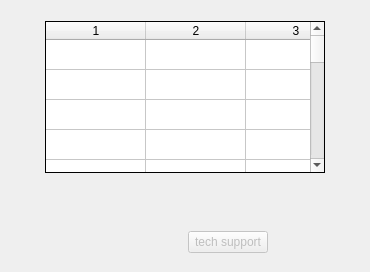
      <widget class="QWidget" name="tab_more_info">
       <attribute name="title">
        <string> Details</string>
       </attribute>
       <layout class="QVBoxLayout" name="verticalLayout_3">
        <item>
         <layout class="QGridLayout" name="gridLayout_5" rowstretch="1,4,1,1" columnstretch="1,10,1">
          <item row="0" column="1">
           <spacer name="verticalSpacer_9">
            <property name="orientation">
             <enum>Qt::Vertical</enum>
            </property>
            <property name="sizeType">
             <enum>QSizePolicy::Fixed</enum>
            </property>
            <property name="sizeHint" stdset="0">
             <size>
              <width>20</width>
              <height>10</height>
             </size>
            </property>
           </spacer>
          </item>
          <item row="1" column="0">
           <spacer name="horizontalSpacer_9">
            <property name="orientation">
             <enum>Qt::Horizontal</enum>
            </property>
            <property name="sizeHint" stdset="0">
             <size>
              <width>40</width>
              <height>20</height>
             </size>
            </property>
           </spacer>
          </item>
          <item row="3" column="0" colspan="3">
           <layout class="QHBoxLayout" name="horizontalLayout_7" stretch="1,1,1,1">
            <property name="leftMargin">
             <number>6</number>
            </property>
            <property name="rightMargin">
             <number>6</number>
            </property>
            <item>
             <widget class="QLabel" name="lbl_uptime">
              <property name="text">
               <string/>
              </property>
              <property name="alignment">
               <set>Qt::AlignCenter</set>
              </property>
             </widget>
            </item>
            <item>
             <widget class="QLabel" name="lbl_cnv">
              <property name="text">
               <string/>
              </property>
              <property name="alignment">
               <set>Qt::AlignCenter</set>
              </property>
             </widget>
            </item>
            <item>
             <widget class="QPushButton" name="btn_sms">
              <property name="enabled">
               <bool>false</bool>
              </property>
              <property name="text">
               <string>tech support</string>
              </property>
             </widget>
            </item>
            <item>
             <widget class="QLabel" name="lbl_commit">
              <property name="sizePolicy">
               <sizepolicy hsizetype="Preferred" vsizetype="Preferred">
                <horstretch>0</horstretch>
                <verstretch>0</verstretch>
               </sizepolicy>
              </property>
              <property name="frameShape">
               <enum>QFrame::NoFrame</enum>
              </property>
              <property name="text">
               <string/>
              </property>
              <property name="alignment">
               <set>Qt::AlignCenter</set>
              </property>
              <property name="wordWrap">
               <bool>true</bool>
              </property>
             </widget>
            </item>
           </layout>
          </item>
          <item row="2" column="1">
           <layout class="QHBoxLayout" name="horizontalLayout_13">
            <item>
             <widget class="QLabel" name="lbl_gps">
              <property name="frameShape">
               <enum>QFrame::NoFrame</enum>
              </property>
              <property name="text">
               <string/>
              </property>
              <property name="alignment">
               <set>Qt::AlignCenter</set>
              </property>
              <property name="wordWrap">
               <bool>true</bool>
              </property>
             </widget>
            </item>
            <item>
             <widget class="QLabel" name="lbl_gps_sat">
              <property name="frameShape">
               <enum>QFrame::NoFrame</enum>
              </property>
              <property name="text">
               <string/>
              </property>
              <property name="alignment">
               <set>Qt::AlignCenter</set>
              </property>
              <property name="wordWrap">
               <bool>true</bool>
              </property>
             </widget>
            </item>
            <item>
             <widget class="QLabel" name="lbl_box_sn">
              <property name="frameShape">
               <enum>QFrame::NoFrame</enum>
              </property>
              <property name="text">
               <string/>
              </property>
              <property name="alignment">
               <set>Qt::AlignCenter</set>
              </property>
              <property name="wordWrap">
               <bool>true</bool>
              </property>
             </widget>
            </item>
           </layout>
          </item>
          <item row="1" column="2">
           <spacer name="horizontalSpacer_11">
            <property name="orientation">
             <enum>Qt::Horizontal</enum>
            </property>
            <property name="sizeHint" stdset="0">
             <size>
              <width>40</width>
              <height>20</height>
             </size>
            </property>
           </spacer>
          </item>
          <item row="1" column="1">
           <widget class="QTableWidget" name="tbl_his">
            <property name="sizePolicy">
             <sizepolicy hsizetype="Preferred" vsizetype="Preferred">
              <horstretch>0</horstretch>
              <verstretch>0</verstretch>
             </sizepolicy>
            </property>
            <property name="styleSheet">
             <string notr="true">font: 12pt &quot;DejaVu Sans&quot;;</string>
            </property>
            <property name="frameShape">
             <enum>QFrame::Box</enum>
            </property>
            <property name="frameShadow">
             <enum>QFrame::Plain</enum>
            </property>
            <property name="horizontalScrollBarPolicy">
             <enum>Qt::ScrollBarAlwaysOff</enum>
            </property>
            <property name="editTriggers">
             <set>QAbstractItemView::NoEditTriggers</set>
            </property>
            <property name="tabKeyNavigation">
             <bool>false</bool>
            </property>
            <property name="dragDropOverwriteMode">
             <bool>false</bool>
            </property>
            <property name="selectionMode">
             <enum>QAbstractItemView::NoSelection</enum>
            </property>
            <property name="selectionBehavior">
             <enum>QAbstractItemView::SelectRows</enum>
            </property>
            <property name="sortingEnabled">
             <bool>true</bool>
            </property>
            <property name="wordWrap">
             <bool>false</bool>
            </property>
            <property name="rowCount">
             <number>25</number>
            </property>
            <property name="columnCount">
             <number>3</number>
            </property>
            <attribute name="horizontalHeaderHighlightSections">
             <bool>true</bool>
            </attribute>
            <attribute name="verticalHeaderVisible">
             <bool>false</bool>
            </attribute>
            <row/>
            <row/>
            <row/>
            <row/>
            <row/>
            <row/>
            <row/>
            <row/>
            <row/>
            <row/>
            <row/>
            <row/>
            <row/>
            <row/>
            <row/>
            <row/>
            <row/>
            <row/>
            <row/>
            <row/>
            <row/>
            <row/>
            <row/>
            <row/>
            <row/>
            <column/>
            <column/>
            <column/>
           </widget>
          </item>
         </layout>
        </item>
       </layout>
      </widget>
